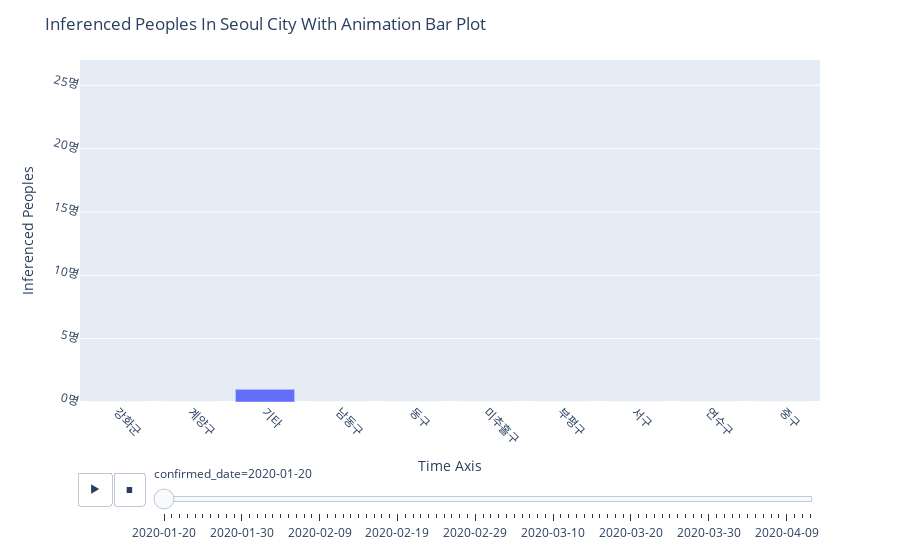

Write notebook code for a chart like this one.
### Code cell
plot_confirmed(day_incheon)

### Figure 1 — Plotly figure (JSON) as saved in the notebook; plotly's stock layout.template omitted (floating-point values rounded to 4 significant figures)
{"data": [{"alignmentgroup": "True", "hovertemplate": "confirmed_date=2020-01-20<br>city=%{x}<br>cum_count=%{y}<extra></extra>", "ids": ["강화군", "계양구", "기타", "남동구", "동구", "미추홀구", "부평구", "서구", "연수구", "중구"], "legendgroup": "", "marker": {"color": "#636efa"}, "name": "", "offsetgroup": "", "orientation": "v", "showlegend": false, "textposition": "auto", "type": "bar", "x": ["강화군", "계양구", "기타", "남동구", "동구", "미추홀구", "부평구", "서구", "연수구", "중구"], "xaxis": "x", "y": [0, 0, 1, 0, 0, 0, 0, 0, 0, 0], "yaxis": "y"}], "layout": {"barmode": "relative", "legend": {"tracegroupgap": 0}, "margin": {"t": 60}, "showlegend": false, "sliders": [{"active": 0, "currentvalue": {"prefix": "confirmed_date="}, "len": 0.9, "pad": {"b": 10, "t": 60}, "steps": [{"args": [["2020-01-20"], {"frame": {"duration": 0, "redraw": true}, "fromcurrent": true, "mode": "immediate", "transition": {"duration": 0, "easing": "linear"}}], "label": "2020-01-20", "method": "animate"}, {"args": [["2020-01-21"], {"frame": {"duration": 0, "redraw": true}, "fromcurrent": true, "mode": "immediate", "transition": {"duration": 0, "easing": "linear"}}], "label": "2020-01-21", "method": "animate"}, {"args": [["2020-01-22"], {"frame": {"duration": 0, "redraw": true}, "fromcurrent": true, "mode": "immediate", "transition": {"duration": 0, "easing": "linear"}}], "label": "2020-01-22", "method": "animate"}, {"args": [["2020-01-23"], {"frame": {"duration": 0, "redraw": true}, "fromcurrent": true, "mode": "immediate", "transition": {"duration": 0, "easing": "linear"}}], "label": "2020-01-23", "method": "animate"}, {"args": [["2020-01-24"], {"frame": {"duration": 0, "redraw": true}, "fromcurrent": true, "mode": "immediate", "transition": {"duration": 0, "easing": "linear"}}], "label": "2020-01-24", "method": "animate"}, {"args": [["2020-01-25"], {"frame": {"duration": 0, "redraw": true}, "fromcurrent": true, "mode": "immediate", "transition": {"duration": 0, "easing": "linear"}}], "label": "2020-01-25", "method": "animate"}, {"args": [["2020-01-26"], {"frame": {"duration": 0, "redraw": true}, "fromcurrent": true, "mode": "immediate", "transition": {"duration": 0, "easing": "linear"}}], "label": "2020-01-26", "method": "animate"}, {"args": [["2020-01-27"], {"frame": {"duration": 0, "redraw": true}, "fromcurrent": true, "mode": "immediate", "transition": {"duration": 0, "easing": "linear"}}], "label": "2020-01-27", "method": "animate"}, {"args": [["2020-01-28"], {"frame": {"duration": 0, "redraw": true}, "fromcurrent": true, "mode": "immediate", "transition": {"duration": 0, "easing": "linear"}}], "label": "2020-01-28", "method": "animate"}, {"args": [["2020-01-29"], {"frame": {"duration": 0, "redraw": true}, "fromcurrent": true, "mode": "immediate", "transition": {"duration": 0, "easing": "linear"}}], "label": "2020-01-29", "method": "animate"}, {"args": [["2020-01-30"], {"frame": {"duration": 0, "redraw": true}, "fromcurrent": true, "mode": "immediate", "transition": {"duration": 0, "easing": "linear"}}], "label": "2020-01-30", "method": "animate"}, {"args": [["2020-01-31"], {"frame": {"duration": 0, "redraw": true}, "fromcurrent": true, "mode": "immediate", "transition": {"duration": 0, "easing": "linear"}}], "label": "2020-01-31", "method": "animate"}, {"args": [["2020-02-01"], {"frame": {"duration": 0, "redraw": true}, "fromcurrent": true, "mode": "immediate", "transition": {"duration": 0, "easing": "linear"}}], "label": "2020-02-01", "method": "animate"}, {"args": [["2020-02-02"], {"frame": {"duration": 0, "redraw": true}, "fromcurrent": true, "mode": "immediate", "transition": {"duration": 0, "easing": "linear"}}], "label": "2020-02-02", "method": "animate"}, {"args": [["2020-02-03"], {"frame": {"duration": 0, "redraw": true}, "fromcurrent": true, "mode": "immediate", "transition": {"duration": 0, "easing": "linear"}}], "label": "2020-02-03", "method": "animate"}, {"args": [["2020-02-04"], {"frame": {"duration": 0, "redraw": true}, "fromcurrent": true, "mode": "immediate", "transition": {"duration": 0, "easing": "linear"}}], "label": "2020-02-04", "method": "animate"}, {"args": [["2020-02-05"], {"frame": {"duration": 0, "redraw": true}, "fromcurrent": true, "mode": "immediate", "transition": {"duration": 0, "easing": "linear"}}], "label": "2020-02-05", "method": "animate"}, {"args": [["2020-02-06"], {"frame": {"duration": 0, "redraw": true}, "fromcurrent": true, "mode": "immediate", "transition": {"duration": 0, "easing": "linear"}}], "label": "2020-02-06", "method": "animate"}, {"args": [["2020-02-07"], {"frame": {"duration": 0, "redraw": true}, "fromcurrent": true, "mode": "immediate", "transition": {"duration": 0, "easing": "linear"}}], "label": "2020-02-07", "method": "animate"}, {"args": [["2020-02-08"], {"frame": {"duration": 0, "redraw": true}, "fromcurrent": true, "mode": "immediate", "transition": {"duration": 0, "easing": "linear"}}], "label": "2020-02-08", "method": "animate"}, {"args": [["2020-02-09"], {"frame": {"duration": 0, "redraw": true}, "fromcurrent": true, "mode": "immediate", "transition": {"duration": 0, "easing": "linear"}}], "label": "2020-02-09", "method": "animate"}, {"args": [["2020-02-10"], {"frame": {"duration": 0, "redraw": true}, "fromcurrent": true, "mode": "immediate", "transition": {"duration": 0, "easing": "linear"}}], "label": "2020-02-10", "method": "animate"}, {"args": [["2020-02-11"], {"frame": {"duration": 0, "redraw": true}, "fromcurrent": true, "mode": "immediate", "transition": {"duration": 0, "easing": "linear"}}], "label": "2020-02-11", "method": "animate"}, {"args": [["2020-02-12"], {"frame": {"duration": 0, "redraw": true}, "fromcurrent": true, "mode": "immediate", "transition": {"duration": 0, "easing": "linear"}}], "label": "2020-02-12", "method": "animate"}, {"args": [["2020-02-13"], {"frame": {"duration": 0, "redraw": true}, "fromcurrent": true, "mode": "immediate", "transition": {"duration": 0, "easing": "linear"}}], "label": "2020-02-13", "method": "animate"}, {"args": [["2020-02-14"], {"frame": {"duration": 0, "redraw": true}, "fromcurrent": true, "mode": "immediate", "transition": {"duration": 0, "easing": "linear"}}], "label": "2020-02-14", "method": "animate"}, {"args": [["2020-02-15"], {"frame": {"duration": 0, "redraw": true}, "fromcurrent": true, "mode": "immediate", "transition": {"duration": 0, "easing": "linear"}}], "label": "2020-02-15", "method": "animate"}, {"args": [["2020-02-16"], {"frame": {"duration": 0, "redraw": true}, "fromcurrent": true, "mode": "immediate", "transition": {"duration": 0, "easing": "linear"}}], "label": "2020-02-16", "method": "animate"}, {"args": [["2020-02-17"], {"frame": {"duration": 0, "redraw": true}, "fromcurrent": true, "mode": "immediate", "transition": {"duration": 0, "easing": "linear"}}], "label": "2020-02-17", "method": "animate"}, {"args": [["2020-02-18"], {"frame": {"duration": 0, "redraw": true}, "fromcurrent": true, "mode": "immediate", "transition": {"duration": 0, "easing": "linear"}}], "label": "2020-02-18", "method": "animate"}, {"args": [["2020-02-19"], {"frame": {"duration": 0, "redraw": true}, "fromcurrent": true, "mode": "immediate", "transition": {"duration": 0, "easing": "linear"}}], "label": "2020-02-19", "method": "animate"}, {"args": [["2020-02-20"], {"frame": {"duration": 0, "redraw": true}, "fromcurrent": true, "mode": "immediate", "transition": {"duration": 0, "easing": "linear"}}], "label": "2020-02-20", "method": "animate"}, {"args": [["2020-02-21"], {"frame": {"duration": 0, "redraw": true}, "fromcurrent": true, "mode": "immediate", "transition": {"duration": 0, "easing": "linear"}}], "label": "2020-02-21", "method": "animate"}, {"args": [["2020-02-22"], {"frame": {"duration": 0, "redraw": true}, "fromcurrent": true, "mode": "immediate", "transition": {"duration": 0, "easing": "linear"}}], "label": "2020-02-22", "method": "animate"}, {"args": [["2020-02-23"], {"frame": {"duration": 0, "redraw": true}, "fromcurrent": true, "mode": "immediate", "transition": {"duration": 0, "easing": "linear"}}], "label": "2020-02-23", "method": "animate"}, {"args": [["2020-02-24"], {"frame": {"duration": 0, "redraw": true}, "fromcurrent": true, "mode": "immediate", "transition": {"duration": 0, "easing": "linear"}}], "label": "2020-02-24", "method": "animate"}, {"args": [["2020-02-25"], {"frame": {"duration": 0, "redraw": true}, "fromcurrent": true, "mode": "immediate", "transition": {"duration": 0, "easing": "linear"}}], "label": "2020-02-25", "method": "animate"}, {"args": [["2020-02-26"], {"frame": {"duration": 0, "redraw": true}, "fromcurrent": true, "mode": "immediate", "transition": {"duration": 0, "easing": "linear"}}], "label": "2020-02-26", "method": "animate"}, {"args": [["2020-02-27"], {"frame": {"duration": 0, "redraw": true}, "fromcurrent": true, "mode": "immediate", "transition": {"duration": 0, "easing": "linear"}}], "label": "2020-02-27", "method": "animate"}, {"args": [["2020-02-28"], {"frame": {"duration": 0, "redraw": true}, "fromcurrent": true, "mode": "immediate", "transition": {"duration": 0, "easing": "linear"}}], "label": "2020-02-28", "method": "animate"}, {"args": [["2020-02-29"], {"frame": {"duration": 0, "redraw": true}, "fromcurrent": true, "mode": "immediate", "transition": {"duration": 0, "easing": "linear"}}], "label": "2020-02-29", "method": "animate"}, {"args": [["2020-03-01"], {"frame": {"duration": 0, "redraw": true}, "fromcurrent": true, "mode": "immediate", "transition": {"duration": 0, "easing": "linear"}}], "label": "2020-03-01", "method": "animate"}, {"args": [["2020-03-02"], {"frame": {"duration": 0, "redraw": true}, "fromcurrent": true, "mode": "immediate", "transition": {"duration": 0, "easing": "linear"}}], "label": "2020-03-02", "method": "animate"}, {"args": [["2020-03-03"], {"frame": {"duration": 0, "redraw": true}, "fromcurrent": true, "mode": "immediate", "transition": {"duration": 0, "easing": "linear"}}], "label": "2020-03-03", "method": "animate"}, {"args": [["2020-03-04"], {"frame": {"duration": 0, "redraw": true}, "fromcurrent": true, "mode": "immediate", "transition": {"duration": 0, "easing": "linear"}}], "label": "2020-03-04", "method": "animate"}, {"args": [["2020-03-05"], {"frame": {"duration": 0, "redraw": true}, "fromcurrent": true, "mode": "immediate", "transition": {"duration": 0, "easing": "linear"}}], "label": "2020-03-05", "method": "animate"}, {"args": [["2020-03-06"], {"frame": {"duration": 0, "redraw": true}, "fromcurrent": true, "mode": "immediate", "transition": {"duration": 0, "easing": "linear"}}], "label": "2020-03-06", "method": "animate"}, {"args": [["2020-03-07"], {"frame": {"duration": 0, "redraw": true}, "fromcurrent": true, "mode": "immediate", "transition": {"duration": 0, "easing": "linear"}}], "label": "2020-03-07", "method": "animate"}, {"args": [["2020-03-08"], {"frame": {"duration": 0, "redraw": true}, "fromcurrent": true, "mode": "immediate", "transition": {"duration": 0, "easing": "linear"}}], "label": "2020-03-08", "method": "animate"}, {"args": [["2020-03-09"], {"frame": {"duration": 0, "redraw": true}, "fromcurrent": true, "mode": "immediate", "transition": {"duration": 0, "easing": "linear"}}], "label": "2020-03-09", "method": "animate"}, {"args": [["2020-03-10"], {"frame": {"duration": 0, "redraw": true}, "fromcurrent": true, "mode": "immediate", "transition": {"duration": 0, "easing": "linear"}}], "label": "2020-03-10", "method": "animate"}, {"args": [["2020-03-11"], {"frame": {"duration": 0, "redraw": true}, "fromcurrent": true, "mode": "immediate", "transition": {"duration": 0, "easing": "linear"}}], "label": "2020-03-11", "method": "animate"}, {"args": [["2020-03-12"], {"frame": {"duration": 0, "redraw": true}, "fromcurrent": true, "mode": "immediate", "transition": {"duration": 0, "easing": "linear"}}], "label": "2020-03-12", "method": "animate"}, {"args": [["2020-03-13"], {"frame": {"duration": 0, "redraw": true}, "fromcurrent": true, "mode": "immediate", "transition": {"duration": 0, "easing": "linear"}}], "label": "2020-03-13", "method": "animate"}, {"args": [["2020-03-14"], {"frame": {"duration": 0, "redraw": true}, "fromcurrent": true, "mode": "immediate", "transition": {"duration": 0, "easing": "linear"}}], "label": "2020-03-14", "method": "animate"}, {"args": [["2020-03-15"], {"frame": {"duration": 0, "redraw": true}, "fromcurrent": true, "mode": "immediate", "transition": {"duration": 0, "easing": "linear"}}], "label": "2020-03-15", "method": "animate"}, {"args": [["2020-03-16"], {"frame": {"duration": 0, "redraw": true}, "fromcurrent": true, "mode": "immediate", "transition": {"duration": 0, "easing": "linear"}}], "label": "2020-03-16", "method": "animate"}, {"args": [["2020-03-17"], {"frame": {"duration": 0, "redraw": true}, "fromcurrent": true, "mode": "immediate", "transition": {"duration": 0, "easing": "linear"}}], "label": "2020-03-17", "method": "animate"}, {"args": [["2020-03-18"], {"frame": {"duration": 0, "redraw": true}, "fromcurrent": true, "mode": "immediate", "transition": {"duration": 0, "easing": "linear"}}], "label": "2020-03-18", "method": "animate"}, {"args": [["2020-03-19"], {"frame": {"duration": 0, "redraw": true}, "fromcurrent": true, "mode": "immediate", "transition": {"duration": 0, "easing": "linear"}}], "label": "2020-03-19", "method": "animate"}, {"args": [["2020-03-20"], {"frame": {"duration": 0, "redraw": true}, "fromcurrent": true, "mode": "immediate", "transition": {"duration": 0, "easing": "linear"}}], "label": "2020-03-20", "method": "animate"}, {"args": [["2020-03-21"], {"frame": {"duration": 0, "redraw": true}, "fromcurrent": true, "mode": "immediate", "transition": {"duration": 0, "easing": "linear"}}], "label": "2020-03-21", "method": "animate"}, {"args": [["2020-03-22"], {"frame": {"duration": 0, "redraw": true}, "fromcurrent": true, "mode": "immediate", "transition": {"duration": 0, "easing": "linear"}}], "label": "2020-03-22", "method": "animate"}, {"args": [["2020-03-23"], {"frame": {"duration": 0, "redraw": true}, "fromcurrent": true, "mode": "immediate", "transition": {"duration": 0, "easing": "linear"}}], "label": "2020-03-23", "method": "animate"}, {"args": [["2020-03-24"], {"frame": {"duration": 0, "redraw": true}, "fromcurrent": true, "mode": "immediate", "transition": {"duration": 0, "easing": "linear"}}], "label": "2020-03-24", "method": "animate"}, {"args": [["2020-03-25"], {"frame": {"duration": 0, "redraw": true}, "fromcurrent": true, "mode": "immediate", "transition": {"duration": 0, "easing": "linear"}}], "label": "2020-03-25", "method": "animate"}, {"args": [["2020-03-26"], {"frame": {"duration": 0, "redraw": true}, "fromcurrent": true, "mode": "immediate", "transition": {"duration": 0, "easing": "linear"}}], "label": "2020-03-26", "method": "animate"}, {"args": [["2020-03-27"], {"frame": {"duration": 0, "redraw": true}, "fromcurrent": true, "mode": "immediate", "transition": {"duration": 0, "easing": "linear"}}], "label": "2020-03-27", "method": "animate"}, {"args": [["2020-03-28"], {"frame": {"duration": 0, "redraw": true}, "fromcurrent": true, "mode": "immediate", "transition": {"duration": 0, "easing": "linear"}}], "label": "2020-03-28", "method": "animate"}, {"args": [["2020-03-29"], {"frame": {"duration": 0, "redraw": true}, "fromcurrent": true, "mode": "immediate", "transition": {"duration": 0, "easing": "linear"}}], "label": "2020-03-29", "method": "animate"}, {"args": [["2020-03-30"], {"frame": {"duration": 0, "redraw": true}, "fromcurrent": true, "mode": "immediate", "transition": {"duration": 0, "easing": "linear"}}], "label": "2020-03-30", "method": "animate"}, {"args": [["2020-03-31"], {"frame": {"duration": 0, "redraw": true}, "fromcurrent": true, "mode": "immediate", "transition": {"duration": 0, "easing": "linear"}}], "label": "2020-03-31", "method": "animate"}, {"args": [["2020-04-01"], {"frame": {"duration": 0, "redraw": true}, "fromcurrent": true, "mode": "immediate", "transition": {"duration": 0, "easing": "linear"}}], "label": "2020-04-01", "method": "animate"}, {"args": [["2020-04-02"], {"frame": {"duration": 0, "redraw": true}, "fromcurrent": true, "mode": "immediate", "transition": {"duration": 0, "easing": "linear"}}], "label": "2020-04-02", "method": "animate"}, {"args": [["2020-04-03"], {"frame": {"duration": 0, "redraw": true}, "fromcurrent": true, "mode": "immediate", "transition": {"duration": 0, "easing": "linear"}}], "label": "2020-04-03", "method": "animate"}, {"args": [["2020-04-04"], {"frame": {"duration": 0, "redraw": true}, "fromcurrent": true, "mode": "immediate", "transition": {"duration": 0, "easing": "linear"}}], "label": "2020-04-04", "method": "animate"}, {"args": [["2020-04-05"], {"frame": {"duration": 0, "redraw": true}, "fromcurrent": true, "mode": "immediate", "transition": {"duration": 0, "easing": "linear"}}], "label": "2020-04-05", "method": "animate"}, {"args": [["2020-04-06"], {"frame": {"duration": 0, "redraw": true}, "fromcurrent": true, "mode": "immediate", "transition": {"duration": 0, "easing": "linear"}}], "label": "2020-04-06", "method": "animate"}, {"args": [["2020-04-07"], {"frame": {"duration": 0, "redraw": true}, "fromcurrent": true, "mode": "immediate", "transition": {"duration": 0, "easing": "linear"}}], "label": "2020-04-07", "method": "animate"}, {"args": [["2020-04-08"], {"frame": {"duration": 0, "redraw": true}, "fromcurrent": true, "mode": "immediate", "transition": {"duration": 0, "easing": "linear"}}], "label": "2020-04-08", "method": "animate"}, {"args": [["2020-04-09"], {"frame": {"duration": 0, "redraw": true}, "fromcurrent": true, "mode": "immediate", "transition": {"duration": 0, "easing": "linear"}}], "label": "2020-04-09", "method": "animate"}, {"args": [["2020-04-10"], {"frame": {"duration": 0, "redraw": true}, "fromcurrent": true, "mode": "immediate", "transition": {"duration": 0, "easing": "linear"}}], "label": "2020-04-10", "method": "animate"}, {"args": [["2020-04-11"], {"frame": {"duration": 0, "redraw": true}, "fromcurrent": true, "mode": "immediate", "transition": {"duration": 0, "easing": "linear"}}], "label": "2020-04-11", "method": "animate"}, {"args": [["2020-04-12"], {"frame": {"duration": 0, "redraw": true}, "fromcurrent": true, "mode": "immediate", "transition": {"duration": 0, "easing": "linear"}}], "label": "2020-04-12", "method": "animate"}], "x": 0.1, "xanchor": "left", "y": 0, "yanchor": "top"}], "title": {"text": "Inferenced Peoples In Seoul City With Animation Bar Plot"}, "updatemenus": [{"buttons": [{"args": [null, {"frame": {"duration": 500, "redraw": true}, "fromcurrent": true, "mode": "immediate", "transition": {"duration": 500, "easing": "linear"}}], "label": "&#9654;", "method": "animate"}, {"args": [[null], {"frame": {"duration": 0, "redraw": true}, "fromcurrent": true, "mode": "immediate", "transition": {"duration": 0, "easing": "linear"}}], "label": "&#9724;", "method": "animate"}], "direction": "left", "pad": {"r": 10, "t": 70}, "showactive": false, "type": "buttons", "x": 0.1, "xanchor": "right", "y": 0, "yanchor": "top"}], "xaxis": {"anchor": "y", "domain": [0, 1], "tickangle": 45, "title": {"text": "Time Axis"}}, "yaxis": {"anchor": "x", "domain": [0, 1], "range": [0, 27], "tickangle": 15, "ticksuffix": "명", "title": {"text": "Inferenced Peoples"}}}}
